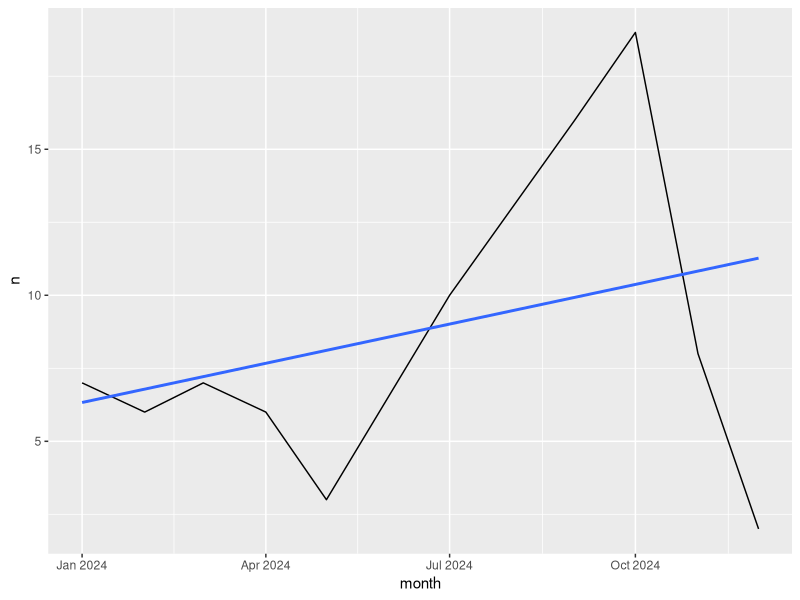

This figure's R source:
library(readxl)
library(dplyr)
library(ggplot2)
data <- read_excel("data.xlsx")
data <- data %>% mutate(`Interaction Date` = as.Date(`Interaction Date`))
data <- data %>% filter(`Method of Communication` == "Site Visit")
data <- data %>% count(month = format(`Interaction Date`,"%Y-%m"))
data$month <- as.Date(paste0(data$month, "-01"))
ggplot(data, aes(x=month,y=n)) + geom_line() + geom_smooth(method="lm",se=FALSE)
model <- lm(n ~ month, data)
summary(model)
